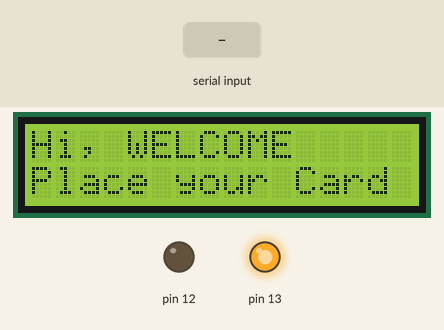
The sketch below on a simulated Arduino Uno, built with avr-gcc and run on an emulated ATmega328P. On the bench: 16×2 character LCD, output pins drawn as LEDs (lit = HIGH). The test bench sets the inputs (shaded band). What the sketch prints to the serial monitor is not drawn.

Above: at 1.2 s.
1.3 s: "1" received over Serial
At 3.3 s:
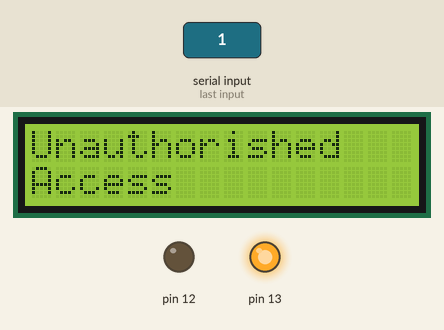
4.3 s: "0" received over Serial
7.3 s: "2" received over Serial
Timing chart, 0 to 10.3 s (numbered marks = the images above; inputs shaded):
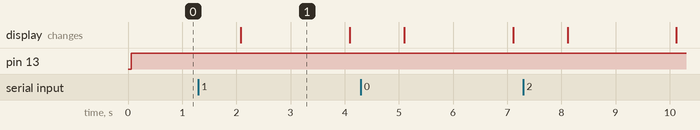

Measured:
- after the input at 1.3 s, the display: changes after 0.78 s (image 1)
- what the display in image 1 shows lasts 2.0 s, from 2.1 s to 4.1 s

The sketch:

AccessControlMultiUser.ino
```cpp
/* A program for an access control system with only 1 authorised user
  Developed by Arunav and Team
*/

#include <LiquidCrystal.h>
char input[12];
int count = 0;

char tag1[]="14006D221C47";
char tag2[]="14006CAB24F7";

LiquidCrystal lcd(4,5,6,7,8,9);

void setup() {
  //serial monitor
  Serial.begin(9600);
  // set up the LCD's number of columns and rows:
  lcd.begin(16, 2);
  pinMode(13, OUTPUT);
  pinMode(12, OUTPUT);

}


void loop() {
    boolean match = 1;
    digitalWrite(13, HIGH);
    lcd.clear();
    lcd.setCursor(0,0);
    lcd.print("Hi, WELCOME");
    lcd.setCursor(0,1);
    lcd.print("Place your Card");
    delay(1000);
    if(Serial.available())// check serial data ( RFID reader)
	{
		count = 0; // Reset the counter to zero
		/* Keep reading Byte by Byte from the Buffer till the RFID Reader Buffer is	empty
		   or till 12 Bytes (the ID size of our Tag) is read */
		while(Serial.available() && count < 12)
		{
			input[count] = Serial.read(); // Read 1 Byte of data and store it in the input[] variable
			count++; // increment counter
			delay(5);
		}
                Serial.println("I received: ");
                for(int i=0;i<12;i++)
                Serial.print(input[i]);
		Serial.println();
                Serial.println();

                int j= 0;
                while (match==1 && j<12){

                    if((tag1[j]==input[j])||(tag2[j]==input[j])){
                      match=1;
                      j++;
                    }
                    else
                    match=0;

                }
                if (match == 1){
                  lcd.clear();
		  lcd.setCursor(0,0);
                  lcd.print("Card Accepted !");
                  lcd.setCursor(0,1);
                  lcd.print("You May Enter ");
                  delay(1000);
                  digitalWrite(13, LOW);
                  digitalWrite(12, HIGH);
                  delay(3000);
                  digitalWrite(12, LOW);
                }
                else{
                  lcd.clear();
                  lcd.setCursor(0,0);
                  lcd.print("Unauthorished");
                  lcd.setCursor(0,1);
                  lcd.print("Access");
                  delay(2000);
                }
              }


        }
```
